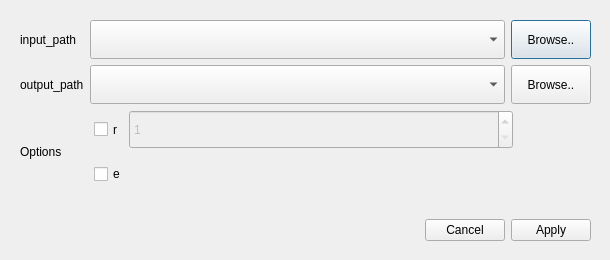
<?xml version="1.0" encoding="UTF-8"?>
<ui version="4.0">
 <class>AliscoreDialog</class>
 <widget class="QDialog" name="AliscoreDialog">
  <property name="geometry">
   <rect>
    <x>0</x>
    <y>0</y>
    <width>610</width>
    <height>260</height>
   </rect>
  </property>
  <property name="sizePolicy">
   <sizepolicy hsizetype="Fixed" vsizetype="Fixed">
    <horstretch>0</horstretch>
    <verstretch>0</verstretch>
   </sizepolicy>
  </property>
  <property name="minimumSize">
   <size>
    <width>597</width>
    <height>190</height>
   </size>
  </property>
  <property name="windowTitle">
   <string>MatrixMasking Dialog</string>
  </property>
  <widget class="QWidget" name="aliscorewidget">
   <property name="geometry">
    <rect>
     <x>20</x>
     <y>20</y>
     <width>571</width>
     <height>221</height>
    </rect>
   </property>
   <layout class="QVBoxLayout" name="verticalLayout_5">
    <item>
     <layout class="QHBoxLayout" name="horizontalLayout">
      <property name="sizeConstraint">
       <enum>QLayout::SetNoConstraint</enum>
      </property>
      <item>
       <layout class="QVBoxLayout" name="verticalLayout">
        <item>
         <widget class="QLabel" name="FileDir_label">
          <property name="text">
           <string>input_path</string>
          </property>
         </widget>
        </item>
        <item>
         <widget class="QLabel" name="ResDir_label">
          <property name="text">
           <string>output_path</string>
          </property>
         </widget>
        </item>
       </layout>
      </item>
      <item>
       <layout class="QVBoxLayout" name="verticalLayout_2">
        <property name="sizeConstraint">
         <enum>QLayout::SetNoConstraint</enum>
        </property>
        <item>
         <widget class="QComboBox" name="FileDirCombox">
          <property name="sizePolicy">
           <sizepolicy hsizetype="Expanding" vsizetype="Expanding">
            <horstretch>0</horstretch>
            <verstretch>0</verstretch>
           </sizepolicy>
          </property>
         </widget>
        </item>
        <item>
         <widget class="QComboBox" name="ResDirCombox">
          <property name="sizePolicy">
           <sizepolicy hsizetype="Expanding" vsizetype="Expanding">
            <horstretch>0</horstretch>
            <verstretch>0</verstretch>
           </sizepolicy>
          </property>
         </widget>
        </item>
       </layout>
      </item>
      <item>
       <layout class="QVBoxLayout" name="verticalLayout_3">
        <item>
         <widget class="QPushButton" name="FileDirBtn">
          <property name="sizePolicy">
           <sizepolicy hsizetype="Fixed" vsizetype="Expanding">
            <horstretch>0</horstretch>
            <verstretch>0</verstretch>
           </sizepolicy>
          </property>
          <property name="text">
           <string>Browse..</string>
          </property>
         </widget>
        </item>
        <item>
         <widget class="QPushButton" name="ResDirBtn">
          <property name="sizePolicy">
           <sizepolicy hsizetype="Fixed" vsizetype="Expanding">
            <horstretch>0</horstretch>
            <verstretch>0</verstretch>
           </sizepolicy>
          </property>
          <property name="text">
           <string>Browse..</string>
          </property>
         </widget>
        </item>
       </layout>
      </item>
     </layout>
    </item>
    <item>
     <layout class="QHBoxLayout" name="horizontalLayout_5">
      <item>
       <layout class="QHBoxLayout" name="horizontalLayout_4">
        <item>
         <widget class="QLabel" name="option_label">
          <property name="text">
           <string>Options        </string>
          </property>
         </widget>
        </item>
        <item>
         <layout class="QVBoxLayout" name="verticalLayout_4">
          <item>
           <layout class="QHBoxLayout" name="horizontalLayout_3">
            <item>
             <widget class="QCheckBox" name="r_checkBox">
              <property name="sizePolicy">
               <sizepolicy hsizetype="Minimum" vsizetype="Expanding">
                <horstretch>0</horstretch>
                <verstretch>0</verstretch>
               </sizepolicy>
              </property>
              <property name="toolTip">
               <string>if -r is used without an argument 4*N random pairs are compared, checking for replications (which are avoided). If -r is used with an argument, this number of randomly selected pairs is analysed and used to infer the consensus profile, if -r used used with an argument which is beyond the maximal number of possible non-overlapping pairs, only the maximal number of pairs is compared. If the -r option and the -t option are not used, random pairs are compared as default, with 4*N selection of pairs.</string>
              </property>
              <property name="text">
               <string>r</string>
              </property>
             </widget>
            </item>
            <item>
             <widget class="QSpinBox" name="r_spinBox">
              <property name="enabled">
               <bool>false</bool>
              </property>
              <property name="sizePolicy">
               <sizepolicy hsizetype="Expanding" vsizetype="Expanding">
                <horstretch>0</horstretch>
                <verstretch>0</verstretch>
               </sizepolicy>
              </property>
              <property name="minimum">
               <number>1</number>
              </property>
             </widget>
            </item>
           </layout>
          </item>
          <item>
           <widget class="QCheckBox" name="e_checkBox">
            <property name="sizePolicy">
             <sizepolicy hsizetype="Minimum" vsizetype="Expanding">
              <horstretch>0</horstretch>
              <verstretch>0</verstretch>
             </sizepolicy>
            </property>
            <property name="toolTip">
             <string>-t for nt sequences</string>
            </property>
            <property name="text">
             <string>e</string>
            </property>
           </widget>
          </item>
         </layout>
        </item>
       </layout>
      </item>
      <item>
       <spacer name="horizontalSpacer">
        <property name="orientation">
         <enum>Qt::Horizontal</enum>
        </property>
        <property name="sizeType">
         <enum>QSizePolicy::Preferred</enum>
        </property>
        <property name="sizeHint" stdset="0">
         <size>
          <width>78</width>
          <height>20</height>
         </size>
        </property>
       </spacer>
      </item>
     </layout>
    </item>
    <item>
     <spacer name="verticalSpacer">
      <property name="orientation">
       <enum>Qt::Vertical</enum>
      </property>
      <property name="sizeType">
       <enum>QSizePolicy::Fixed</enum>
      </property>
      <property name="sizeHint" stdset="0">
       <size>
        <width>20</width>
        <height>20</height>
       </size>
      </property>
     </spacer>
    </item>
    <item>
     <layout class="QHBoxLayout" name="horizontalLayout_6">
      <item>
       <spacer name="horizontalSpacer_2">
        <property name="orientation">
         <enum>Qt::Horizontal</enum>
        </property>
        <property name="sizeHint" stdset="0">
         <size>
          <width>40</width>
          <height>20</height>
         </size>
        </property>
       </spacer>
      </item>
      <item>
       <layout class="QHBoxLayout" name="horizontalLayout_2">
        <property name="sizeConstraint">
         <enum>QLayout::SetNoConstraint</enum>
        </property>
        <item>
         <widget class="QPushButton" name="CansleBtn">
          <property name="sizePolicy">
           <sizepolicy hsizetype="Minimum" vsizetype="Preferred">
            <horstretch>0</horstretch>
            <verstretch>0</verstretch>
           </sizepolicy>
          </property>
          <property name="text">
           <string>Cancel</string>
          </property>
         </widget>
        </item>
        <item>
         <widget class="QPushButton" name="ApplyBtn">
          <property name="sizePolicy">
           <sizepolicy hsizetype="Minimum" vsizetype="Preferred">
            <horstretch>0</horstretch>
            <verstretch>0</verstretch>
           </sizepolicy>
          </property>
          <property name="text">
           <string>Apply</string>
          </property>
         </widget>
        </item>
       </layout>
      </item>
     </layout>
    </item>
   </layout>
  </widget>
 </widget>
 <resources/>
 <connections/>
</ui>
